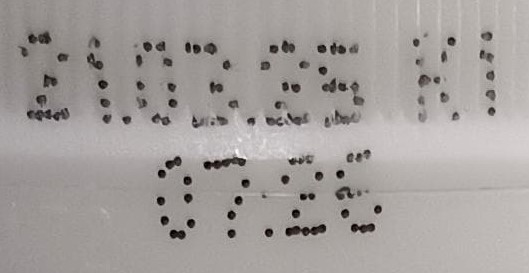
#> input picture cap-full-text-blue.jpeg, 529 x 273 px
$ python main-image-final.py
#> lines starting #> are read from the running program, lines starting #| are printed output that depends on the picture; after the words box and inside, x2 and y2 are one past the last pixel; in counts of white or black regions, pixels touching at a corner belong together
#> in main, image is the input picture: shape (273, 529, 3); mean B, G, R 155.8, 158.3, 163.5
import cv2
import numpy as np
import pytesseract
from matplotlib import pyplot as plt
from scipy.ndimage import interpolation as inter


def image_preprocessor(image):
  """Preprocesses the input image for text extraction."""
  gray = cv2.cvtColor(image, cv2.COLOR_BGR2GRAY)

  # Apply Gaussian blur to reduce noise
  blur = cv2.GaussianBlur(gray, (5, 5), 0)

  # Set kernel size for morphological operations
  kernel_size = 3
  max_kernel = cv2.getStructuringElement(cv2.MORPH_RECT, (kernel_size, kernel_size))

  # Adaptive thresholding for uneven illumination
  thresh = cv2.adaptiveThreshold(blur, 255, cv2.ADAPTIVE_THRESH_MEAN_C, cv2.THRESH_BINARY, 11, 2)
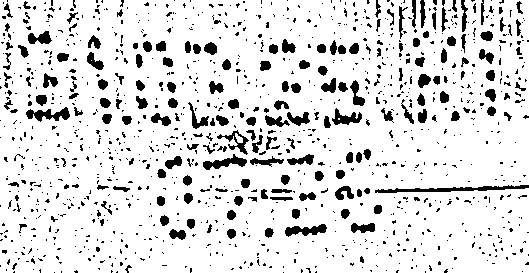
#> thresh: shape (273, 529); 87.4% white; 1144 black regions (965 under 20 px), largest, box (x1, y1, x2, y2) and area: (375, 185, 529, 193) 536, (26, 107, 70, 122) 336, (203, 154, 247, 170) 313

  # Perform morphological operations to refine text regions
  kernel_erode = np.ones((3, 3), np.uint8)
  dilate = cv2.dilate(thresh, max_kernel, iterations=8)
#> dilate: shape (273, 529); every value is 255
  erode = cv2.erode(dilate, kernel_erode, iterations=5)
  closing_image = cv2.morphologyEx(erode, cv2.MORPH_CLOSE, max_kernel, None, None, 1, cv2.BORDER_REFLECT101)

  return thresh

def extract_text(image):
  """Extracts text from the preprocessed image."""
  preprocessed_image = image_preprocessor(image)
  custom_config = r'--oem 3 --psm 6 --psm 10 tessedit_char_whitelist=0123456789KLmIndexMtr'  # Refined char_whitelist
  pytesseract.pytesseract.tesseract_cmd = 'C:/Program Files/Tesseract-OCR/tesseract.exe'
#> (the run stopped early here; a loop or call above may not have finished)

$ run again, with cap-full-text.jpeg copied over cap-full-text-blue.jpeg
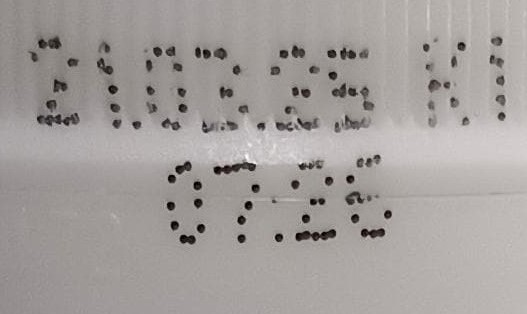
#> input picture cap-full-text.jpeg, 527 x 314 px
#> in main, image is the input picture: shape (314, 527, 3); mean B, G, R 155.7, 158.2, 163.4
#> in image_preprocessor, `thresh = cv2.adaptiveThreshold(blur, 255, cv2.ADAPTIVE_THRESH_MEAN_C, ..`:
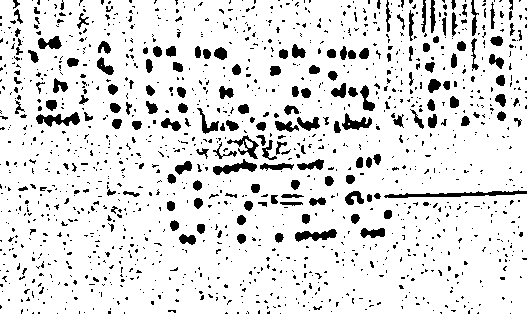
#> thresh: shape (314, 527); 88.2% white; 1375 black regions (1204 under 20 px), largest, box (x1, y1, x2, y2) and area: (384, 190, 527, 198) 494, (36, 112, 80, 127) 338, (213, 159, 257, 175) 313
#> dilate: shape (314, 527); every value is 255

$ run again, with cap-new.jpeg copied over cap-full-text-blue.jpeg
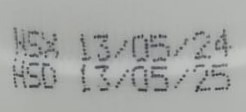
#> input picture cap-new.jpeg, 246 x 112 px
#> in main, image is the input picture: shape (112, 246, 3); mean B, G, R 163.9, 166.1, 164.2
#> in image_preprocessor, `blur = cv2.GaussianBlur(gray, (5, 5), 0)`:
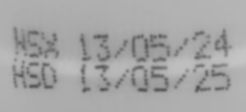
#> blur: shape (112, 246); min 81, max 196, mean 165.2
#> in image_preprocessor, `thresh = cv2.adaptiveThreshold(blur, 255, cv2.ADAPTIVE_THRESH_MEAN_C, ..`:
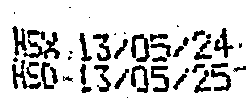
#> thresh: shape (112, 246); 84.4% white; 45 black regions (12 under 20 px), largest, box (x1, y1, x2, y2) and area: (23, 32, 60, 59) 329, (131, 34, 150, 62) 255, (12, 60, 41, 89) 255
#> dilate: shape (112, 246); every value is 255

$ run again, with cap.jpeg copied over cap-full-text-blue.jpeg
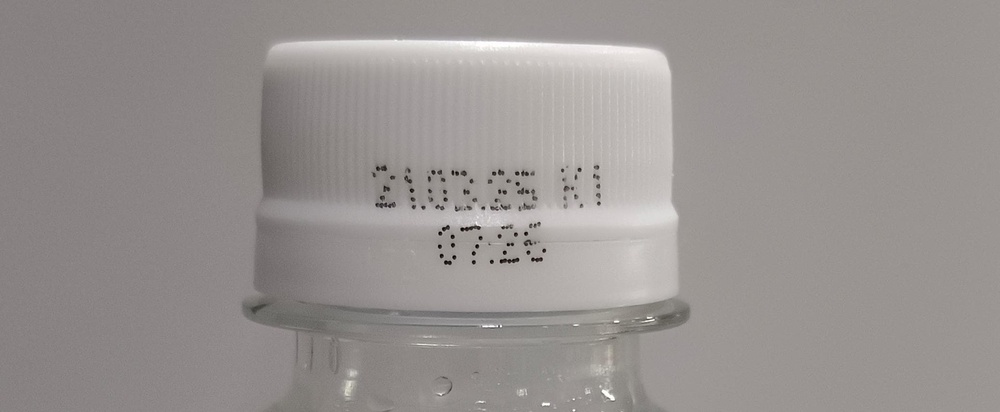
#> input picture cap.jpeg, 1000 x 412 px, shrunk from 2080 x 857 before the run
#> in main, image is the input picture: shape (412, 1000, 3); mean B, G, R 144.6, 146.6, 151.8
#> in image_preprocessor, `thresh = cv2.adaptiveThreshold(blur, 255, cv2.ADAPTIVE_THRESH_MEAN_C, ..`:
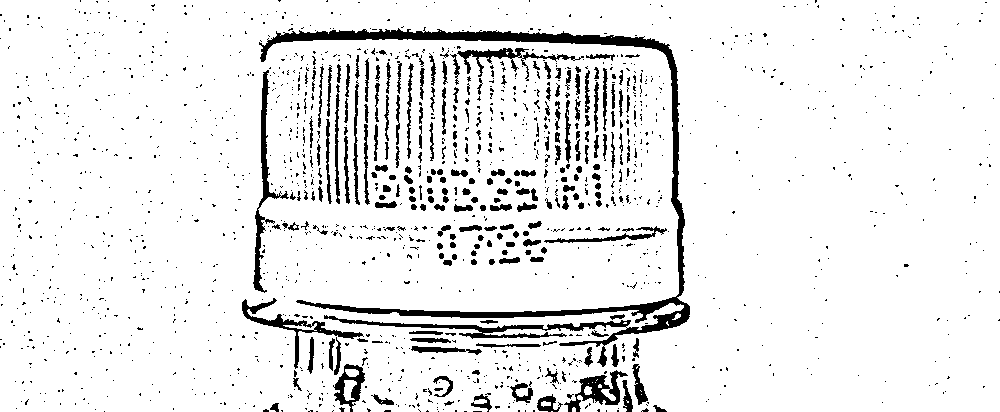
#> thresh: shape (412, 1000); 91.8% white; 1564 black regions (1332 under 20 px), largest, box (x1, y1, x2, y2) and area: (259, 27, 690, 367) 9826, (253, 70, 289, 293) 1317, (242, 298, 364, 369) 1087
#> dilate: shape (412, 1000); every value is 255
